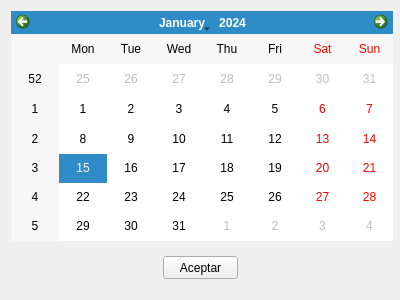
<?xml version="1.0" encoding="UTF-8"?>
<ui version="4.0">
 <class>Form</class>
 <widget class="QWidget" name="Form">
  <property name="windowModality">
   <enum>Qt::ApplicationModal</enum>
  </property>
  <property name="geometry">
   <rect>
    <x>0</x>
    <y>0</y>
    <width>400</width>
    <height>300</height>
   </rect>
  </property>
  <property name="minimumSize">
   <size>
    <width>400</width>
    <height>300</height>
   </size>
  </property>
  <property name="maximumSize">
   <size>
    <width>400</width>
    <height>300</height>
   </size>
  </property>
  <property name="windowTitle">
   <string>Calendario</string>
  </property>
  <layout class="QGridLayout" name="gridLayout">
   <item row="1" column="1" rowspan="2">
    <widget class="QPushButton" name="aceptar">
     <property name="minimumSize">
      <size>
       <width>75</width>
       <height>23</height>
      </size>
     </property>
     <property name="maximumSize">
      <size>
       <width>75</width>
       <height>23</height>
      </size>
     </property>
     <property name="text">
      <string>Aceptar</string>
     </property>
    </widget>
   </item>
   <item row="0" column="0" colspan="3">
    <widget class="QCalendarWidget" name="calendarWidget">
     <property name="minimumSize">
      <size>
       <width>382</width>
       <height>230</height>
      </size>
     </property>
     <property name="maximumSize">
      <size>
       <width>382</width>
       <height>230</height>
      </size>
     </property>
    </widget>
   </item>
  </layout>
 </widget>
 <resources/>
 <connections/>
</ui>
